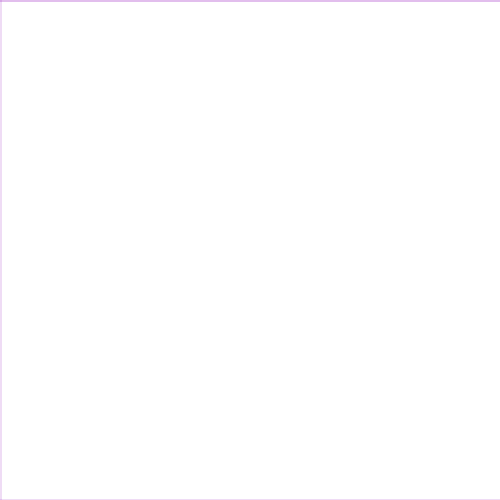
Frame 1 (no input)
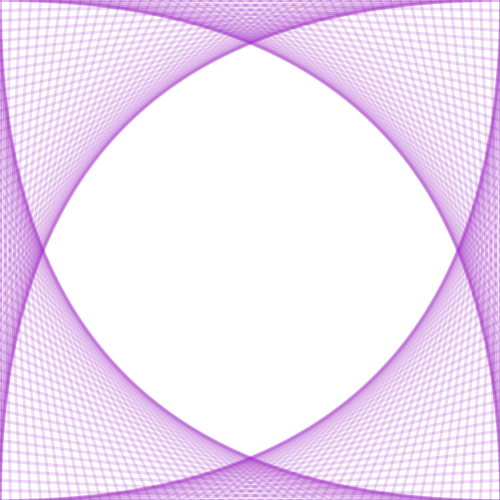
Frame 60 (the mouse pressed at the canvas centre just before this capture)
Frame 120 (the mouse held since frame 60 and released just before this capture): identical to frame 60, image omitted

The Processing sketch that drew these frames (run headless with seeded random() and noise(); from frame 60 on, the mouse is pressed at the canvas centre):

// Processing sketch: processing_32370
// ── processing_32370.pde

int topleftx = 0;
int toplefty = 0;
int toprightx = 500;
int toprighty = 0;
int x1 = 0;
int y1 = 0;
int x2 = 0;
int y2 = 500;
int x21 = 0;
int y21 = 0;
int x22 = 500;
int y22 = 0;
int bottomtopx = 500;
int bottomtopy = 500;
int bottomdownx = 0;
int bottomdowny = 500;

void setup(){
  
  size(500,500);
  background(255);
  stroke(154,35,191,40);
  strokeWeight(3);
}

void draw(){
  
  line(topleftx,toplefty,toprightx,toprighty);
  toplefty = toplefty + 10;
  toprightx = toprightx - 10;
   line(x1,y1,x2,y2);
  y1 = y1 + 10;
  x2 = x2 + 10;
  line(x21,y21,x22,y22);
  x21 = x21 + 10;
  y22 = y22 + 10;
  line(bottomtopx,bottomtopy,bottomdownx,bottomdowny);
  bottomtopy = bottomtopy - 10;
  bottomdownx = bottomdownx + 10;
}
